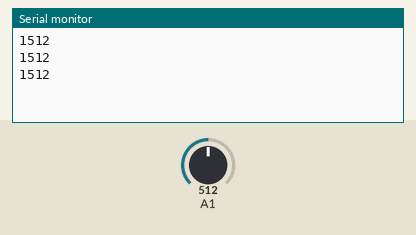
Simulated run of this sketch. Board: Arduino Uno, built with avr-gcc and run on an emulated ATmega328P. On the bench: the last lines printed to the serial monitor. Inputs (shaded band) come from the test bench; at power-on: A1 = 512.

Above: at 1.2 s.
1.3 s: A1 set to 716
At 1.9 s:
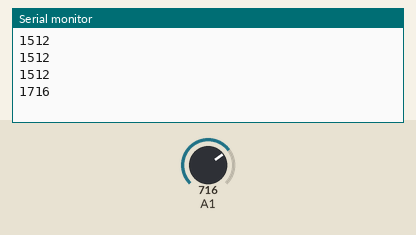
2.8 s: A1 set to 900
At 3.5 s:
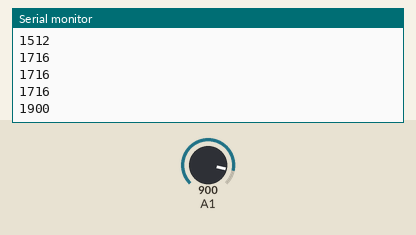
Timing chart, 0 to 5.8 s (numbered marks = the images above; inputs shaded):
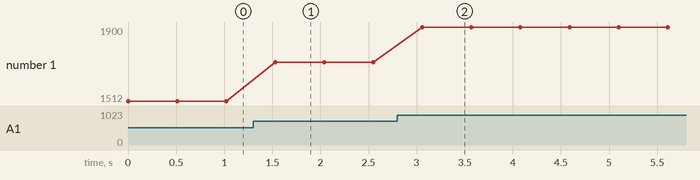

The sketch:

arduino_robot_read_sensors.ino
```cpp
#include <SoftwareSerial.h>
SoftwareSerial co2Serial(10, 11); // RX, TX
unsigned char hexdata[9] = {0xFF,0x01,0x86,0x00,0x00,0x00,0x00,0x00,0x79};
char CO2 = true;
char temperature = true;

// This is the functions that reads the pin's values,
// and outputs the pin number and analog value from the sensor.
void readPin(int pin){
  Serial.print(pin);
  Serial.println(analogRead(pin));
}

void readCO2() {
    co2Serial.write(hexdata,9);
    for(int i=0;i<9;i++)  {
      if (co2Serial.available()>0) {
        long hi,lo,CO2;
        int ch=co2Serial.read();

        if(i==2){
          hi=ch; //High concentration
        }
        if(i==3){
          lo=ch;
        }   //Low concentration
        if(i==8) {
          CO2=hi*256+lo;  //CO2 concentration
          Serial.print("0");
          Serial.println(CO2);
        }
      }
    }
  }
// The setup of the Serial communication, on channel 9600.
void setup(){
  Serial.begin(9600);
  co2Serial.begin(9600);
}
// This is the code that repeats every 0.5 seconds.
void loop(){
  // They will output this signal to the serial communication with the "readPin(x)" function.
  if(temperature == true) {readPin(1);}
  if(CO2 == true) {readCO2();}

  // A delay of 500 milliseconds (0.5 seconds) is used to stop python from reading the values too quickly.
  // Change to 250 milliseconds if absolutely neccessary.
  delay(500);
}
```

Measured:
- after the input at 1.3 s, the serial monitor: prints a new line after 0.23 s (image 1)
- after the input at 2.8 s, the serial monitor: prints a new line after 0.26 s (image 2)
- plotted number 1: 1512 → 1716 after the input at 1.3 s, 1716 → 1900 after the input at 2.8 s
